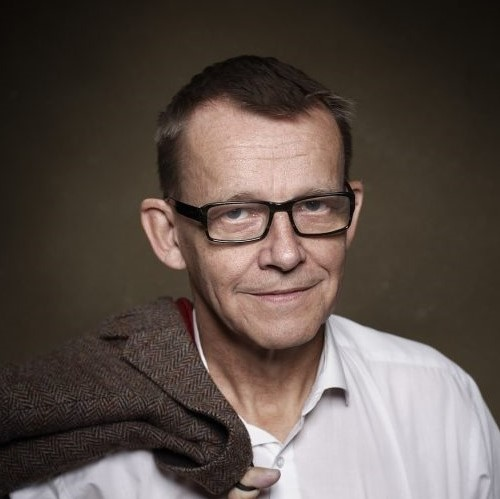
#> input picture HansRosling/HansRosling.jpg, 500 x 499 px, found by its file name
$ python 'Image Compression with SVD.py'
#> lines starting #> are read from the running program, lines starting #| are printed output that depends on the picture
# -*- coding: utf-8 -*-
"""ImageCompression+SVD.ipynb

Automatically generated by Colaboratory.

Original file is located at
    https://colab.research.google.com/drive/1_JIqqm2-fOpfk28LFTmEwFatZzh3Tp_s
"""

import numpy
from PIL import Image
import matplotlib.pyplot as plt
import numpy as np
import seaborn as sns
from skimage.metrics import structural_similarity as ssim

# FUNCTION DEFINTIONS:

# open the image and return 3 matrices, each corresponding to one channel (R, G and B channels)
def openImage(imagePath):
#> called with imagePath = 'HansRosling.jpg'
    imOrig = Image.open(imagePath)
#> imOrig is the input picture: PIL image 500x499 RGB; mean R, G, B 91.3, 79.4, 72.8
    im = numpy.array(imOrig)

    aRed = im[:, :, 0]
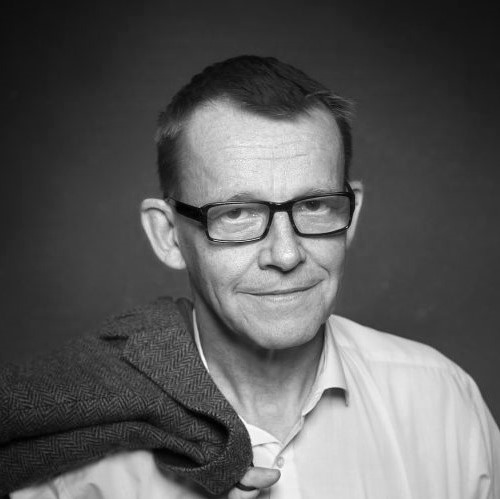
#> aRed: shape (499, 500); min 0, max 255, mean 91.3
    aGreen = im[:, :, 1]
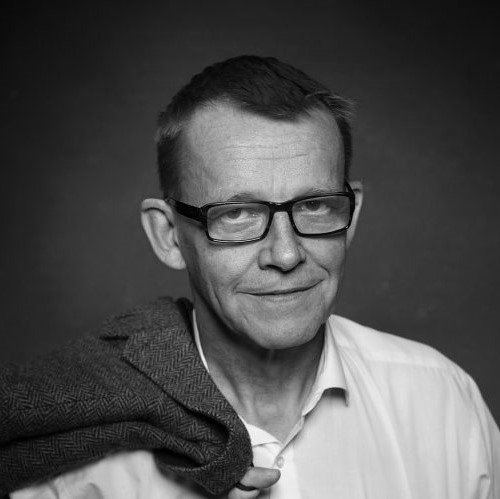
#> aGreen: shape (499, 500); min 0, max 249, mean 79.4
    aBlue = im[:, :, 2]

    return [aRed, aGreen, aBlue, imOrig]

# compress the matrix of a single channel
def compressSingleChannel(channelDataMatrix, singularValuesLimit):
#> called with singularValuesLimit = 200
    uChannel, sChannel, vhChannel = numpy.linalg.svd(channelDataMatrix)
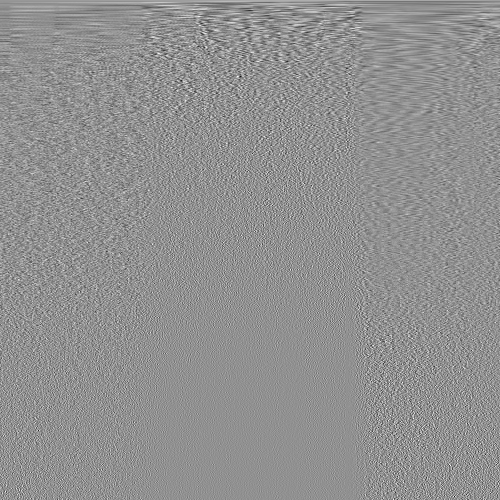
#> vhChannel: shape (500, 500) float64; min -0.322, max 0.243, mean 0.000115; drawn with min black and max white
#> sChannel = 499 values, max 52154.9 at index 0, min 0.0147 at index 498, mean 334.3
    aChannelCompressed = numpy.zeros((channelDataMatrix.shape[0], channelDataMatrix.shape[1]))
    k = singularValuesLimit

    leftSide = numpy.matmul(uChannel[:, 0:k], numpy.diag(sChannel)[0:k, 0:k])
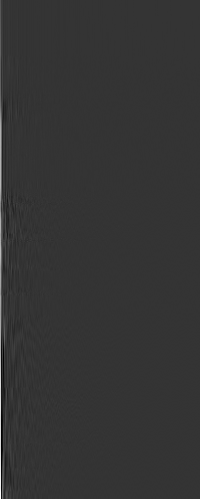
#> leftSide: shape (499, 200) float64; min -977.9, max 3812.4, mean 11.4; drawn with min black and max white
    aChannelCompressedInner = numpy.matmul(leftSide, vhChannel[0:k, :])
    aChannelCompressed = aChannelCompressedInner.astype('uint8')
    return aChannelCompressed


# MAIN PROGRAM:
print('*** Image Compression using SVD - a demo')
aRed, aGreen, aBlue, originalImage = openImage('HansRosling.jpg')

# image width and height:
imageWidth = 500
imageHeight = 499

# number of singular values to use for reconstructing the compressed image
singularValuesLimit = 200

aRedCompressed = compressSingleChannel(aRed, singularValuesLimit)
aGreenCompressed = compressSingleChannel(aGreen, singularValuesLimit)
#> call 2 of compressSingleChannel, with singularValuesLimit = 200
#> in compressSingleChannel (call 2), `uChannel, sChannel, vhChannel = numpy.linalg.svd(channelDataMatrix)`:
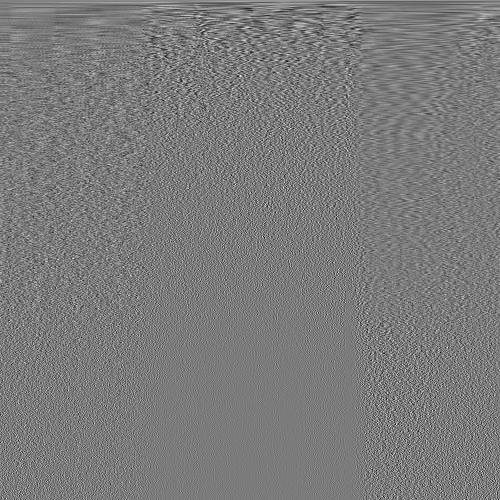
#> vhChannel: shape (500, 500) float64; min -0.254, max 0.271, mean 0.000143; drawn with min black and max white
#> in compressSingleChannel (call 2), `uChannel, sChannel, vhChannel = numpy.linalg.svd(channelDataMatrix)`: sChannel = 499 values, max 46505.8 at index 0, min 0.0104 at index 498, mean 315.6
aBlueCompressed = compressSingleChannel(aBlue, singularValuesLimit)
#> call 3 of compressSingleChannel, with singularValuesLimit = 200
#> in compressSingleChannel (call 3), `uChannel, sChannel, vhChannel = numpy.linalg.svd(channelDataMatrix)`:
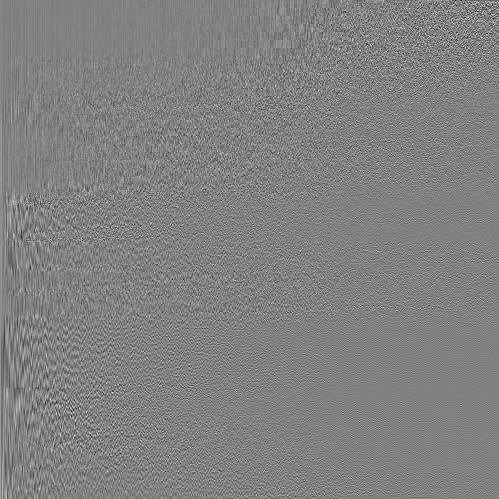
#> uChannel: shape (499, 499) float64; min -0.372, max 0.36, mean 0.000103; drawn with min black and max white
#> in compressSingleChannel (call 3), `uChannel, sChannel, vhChannel = numpy.linalg.svd(channelDataMatrix)`:
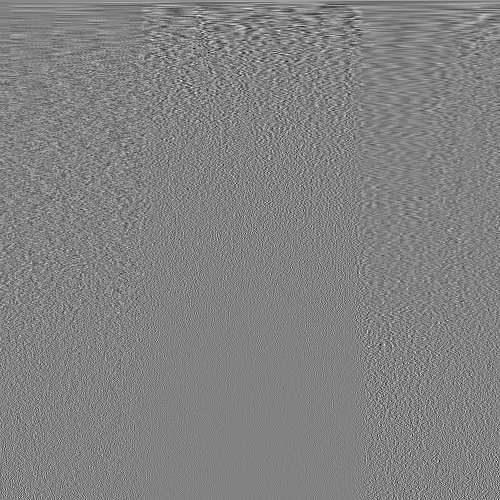
#> vhChannel: shape (500, 500) float64; min -0.261, max 0.25, mean 0.00012; drawn with min black and max white
#> in compressSingleChannel (call 3), `uChannel, sChannel, vhChannel = numpy.linalg.svd(channelDataMatrix)`: sChannel = 499 values, max 44690.2 at index 0, min 0.0275 at index 498, mean 315.3

imr = Image.fromarray(aRedCompressed, mode=None)
img = Image.fromarray(aGreenCompressed, mode=None)
imb = Image.fromarray(aBlueCompressed, mode=None)

newImage = Image.merge("RGB", (imr, img, imb))
plt.rcParams['figure.figsize']=[16,8]
plt.imshow(originalImage)
plt.show()
plt.imshow(newImage)
plt.show()

#originalImage.show()
#newImage.show()

originalImage.size
newImage.save("C:\\Users\\ASUS\\Desktop\\HansRosling-new.jpeg")

# CALCULATE AND DISPLAY THE COMPRESSION RATIO
mr = imageHeight
mc = imageWidth

originalSize = mr * mc * 3
compressedSize = singularValuesLimit * (1 + mr + mc) * 3

print('original size:')
print(originalSize)

print('compressed size:')
print(compressedSize)

print('Ratio compressed size / original size:')
ratio = compressedSize * 1.0 / originalSize
print(ratio)

print('Compressed image size is ' + str(round(ratio * 100, 2)) + '% of the original image ')
print('DONE - Compressed the image! Over and out!')

print(originalImage.size)
#| (500, 499)
print(newImage.size)
#| (500, 499)

def mse(imageA, imageB):
	# the 'Mean Squared Error' between the two images is the
	# sum of the squared difference between the two images;
	# NOTE: the two images must have the same dimension
	err = np.sum((imageA.astype("float") - imageB.astype("float")) ** 2)
	err /= float(imageA.shape[0] * imageA.shape[1])

	# return the MSE, the lower the error, the more "similar"
	# the two images are
	return err

def compare_images(originalImage, newImage, title):
	# compute the mean squared error and structural similarity
	# index for the images
	m = mse(originalImage, newImage)
	s = ssim(originalImage, newImage)
	# setup the figure
	fig = plt.figure(title)
	plt.suptitle("MSE: %.2f, SSIM: %.2f" % (m, s))
	# show first image
	ax = fig.add_subplot(1, 2, 1)
	plt.imshow(originalImage, cmap = plt.cm.gray)
	plt.axis("off")
	# show the second image
	ax = fig.add_subplot(1, 2, 2)
	plt.imshow(newImage, cmap = plt.cm.gray)
	plt.axis("off")
	# show the images
	plt.show()

#> (the run stopped early here; a loop or call above may not have finished)
